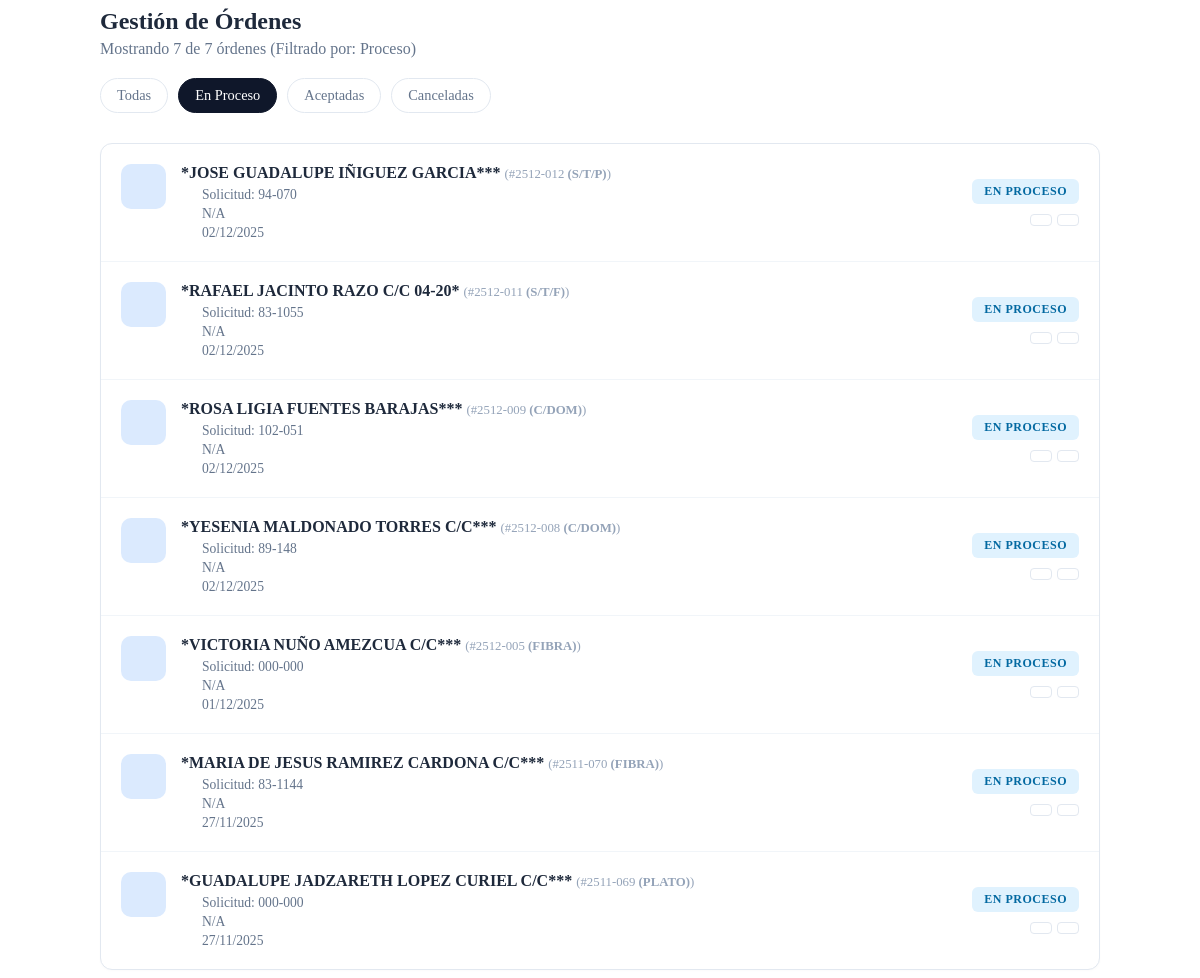
/vistas/ordenes.php?vista=ordenes&filtro=proceso&pag=1, run on an earlier commit of the app's database.
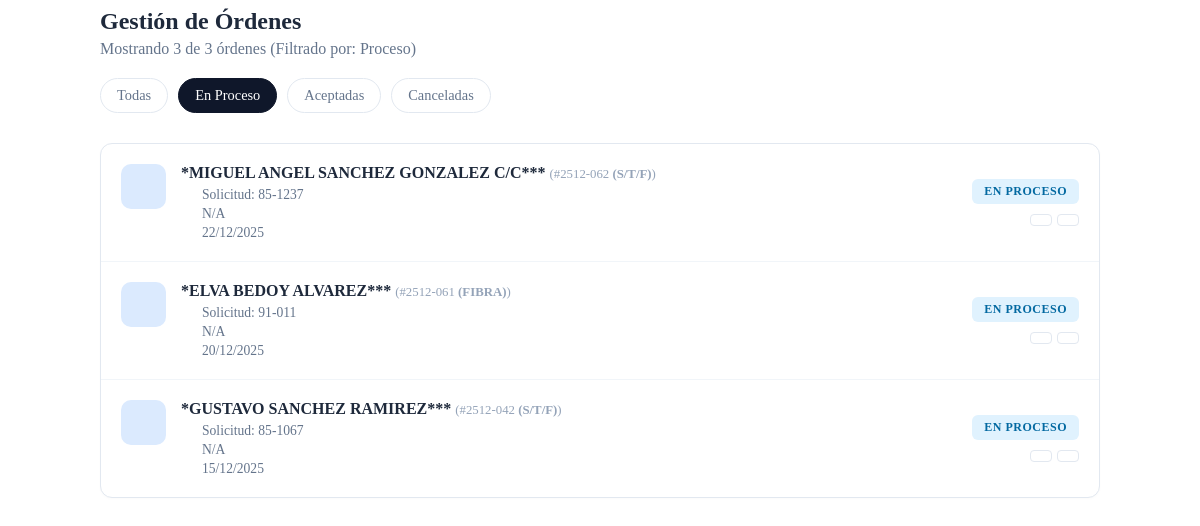
And on a later commit of the database.
### tables this page shows
CREATE TABLE `ordenes` (
  `id` int(11) NOT NULL,
  `numero_solicitud` varchar(20) NOT NULL,
  `numero_orden` varchar(25) NOT NULL,
  `fk_cliente` int(11) DEFAULT NULL,
  `fk_etiqueta` int(11) DEFAULT NULL,
  `costo_servicio` decimal(11,2) DEFAULT NULL,
  `anotaciones` text DEFAULT NULL,
  `referencia` text DEFAULT NULL,
  `fecha_aceptado` date DEFAULT NULL,
  `status` enum('En proceso','Aceptado','Cancelado') DEFAULT 'En proceso',
  `fecha_registro` date DEFAULT NULL
);

CREATE TABLE `clientes` (
  `id` int(11) NOT NULL,
  `numero` varchar(20) NOT NULL,
  `nombre` varchar(255) DEFAULT NULL,
  `usuario` varchar(50) DEFAULT NULL,
  `correo` varchar(100) DEFAULT NULL,
  `password` varchar(255) DEFAULT NULL,
  `direccion` text DEFAULT NULL,
  `telefono_1` varchar(50) DEFAULT NULL,
  `telefono_1_whatsapp` varchar(50) NOT NULL,
  `telefono_2` varchar(50) DEFAULT NULL,
  `telefono_2_whatsapp` varchar(50) NOT NULL,
  `link_mapa` text DEFAULT NULL,
  `nota` text DEFAULT NULL,
  `fecha_registro` date DEFAULT NULL
);

### vistas/ordenes.php (the view, shortened to what this page needs)
<?php
$filtro = isset($_GET['filtro']) ? $_GET['filtro'] : 'todos';
$condicion_sql = "";
if ($filtro == 'proceso')     $condicion_sql = " WHERE o.status = 'En proceso'";
elseif ($filtro == 'aceptado') $condicion_sql = " WHERE o.status = 'Aceptado'";
elseif ($filtro == 'cancelado')$condicion_sql = " WHERE o.status = 'Cancelado'";
$registros_por_pagina = 10;
$pagina_actual = isset($_GET['pag']) && is_numeric($_GET['pag']) ? (int)$_GET['pag'] : 1;
$inicio_query = ($pagina_actual - 1) * $registros_por_pagina;
$sql_count = "SELECT COUNT(*) as total FROM ordenes o $condicion_sql";
$res_count = $conn->query($sql_count);
$row_count = $res_count->fetch_assoc();
$total_registros = $row_count['total'];
$sql_data = "SELECT o.*, c.nombre AS nombre_cliente, c.direccion AS direccion_cliente
             FROM ordenes o
             LEFT JOIN clientes c ON o.fk_cliente = c.id
             $condicion_sql
             ORDER BY o.id DESC
             LIMIT $inicio_query, $registros_por_pagina";
$result = $conn->query($sql_data);
?>
<div class="orders-wrapper view-shell">
    <div class="page-header">
        <h2>Gestión de Órdenes</h2>
        <p style="color: #64748B; margin-top: 5px;">
            Mostrando <?php echo $result->num_rows; ?> de <?php echo $total_registros; ?> órdenes
            <?php if($filtro != 'todos') echo "(Filtrado por: ".ucfirst($filtro).")"; ?>
        </p>
    </div>
    <div class="status-tabs">
        <a href="?vista=ordenes&filtro=todos&pag=1" class="tab-link <?php echo $filtro == 'todos' ? 'active' : ''; ?>">Todas</a>
        <a href="?vista=ordenes&filtro=proceso&pag=1" class="tab-link <?php echo $filtro == 'proceso' ? 'active' : ''; ?>">En Proceso</a>
        <a href="?vista=ordenes&filtro=aceptado&pag=1" class="tab-link <?php echo $filtro == 'aceptado' ? 'active' : ''; ?>">Aceptadas</a>
        <a href="?vista=ordenes&filtro=cancelado&pag=1" class="tab-link <?php echo $filtro == 'cancelado' ? 'active' : ''; ?>">Canceladas</a>
    </div>
    <div class="card-box">
        <?php if ($result && $result->num_rows > 0): ?>
            <?php while($orden = $result->fetch_assoc()): ?>
                <?php
                    $icon_class = 'bg-res';
                    $estatus = isset($orden['status']) ? $orden['status'] : 'Nuevo';
                    $st_class = 'st-default';
                    if($estatus == 'En proceso') { $st_class = 'st-proceso'; }
                    $nombre_cliente = isset($orden['nombre_cliente']) ? $orden['nombre_cliente'] : 'Cliente Desconocido';
                ?>
                <div class="order-item">
                    <div class="order-main">
                        <div class="plan-icon <?php echo $icon_class; ?>">
                        </div>
                        <div class="order-details">
                            <h4>
                                <?php echo htmlspecialchars($nombre_cliente); ?>
                                <span style="font-weight:normal; font-size:0.8rem; color:#94A3B8;">(#<?php echo $orden['numero_orden']; ?>)</span>
                            </h4>
                            <div class="order-meta">
                                <div class="meta-row">
                                    Solicitud: <?php echo htmlspecialchars($orden['numero_solicitud']); ?>
                                </div>
                                <div class="meta-row">
                                    <?php echo htmlspecialchars($orden['referencia'] ?? 'Sin referencia'); ?>
                                </div>
                                <div class="meta-row">
                                    <?php echo isset($orden['fecha_registro']) ? date('d/m/Y', strtotime($orden['fecha_registro'])) : '---'; ?>
                                </div>
                            </div>
                        </div>
                    </div>
                    <div class="order-actions">
                        <span class="status-badge <?php echo $st_class; ?>"><?php echo $estatus; ?></span>
                        <div class="action-group">
                            <?php if($estatus == 'En proceso'): ?>
                                <a href="?vista=ordenes&id=<?php echo $orden['id']; ?>&accion=Aceptado&filtro=<?php echo $filtro; ?>&pag=<?php echo $pagina_actual; ?>" class="btn-mini" style="color:green;" title="Aceptar">
                                </a>
                                <a href="?vista=ordenes&id=<?php echo $orden['id']; ?>&accion=Cancelado&filtro=<?php echo $filtro; ?>&pag=<?php echo $pagina_actual; ?>" class="btn-mini" style="color:red;" title="Cancelar">
                                </a>
                            <?php endif; ?>
                        </div>
                    </div>
                </div>
            <?php endwhile; ?>
        <?php endif; ?>
    </div>
</div>

What changed in the data, as far as the page shows it:
no longer on this page (row edited): ordenes: fk_cliente.nombre "*JOSE GUADALUPE IÑIGUEZ GARCIA***", numero_orden "2512-012 (S/T/P)", numero_solicitud "94-070", referencia "N/A", fecha_registro "02/12/2025", status "EN PROCESO"
no longer on this page (row edited): ordenes: fk_cliente.nombre "*RAFAEL JACINTO RAZO C/C 04-20*", numero_orden "2512-011 (S/T/F)", numero_solicitud "83-1055", referencia "N/A", fecha_registro "02/12/2025", status "EN PROCESO"
no longer on this page (row edited): ordenes: fk_cliente.nombre "*ROSA LIGIA FUENTES BARAJAS***", numero_orden "2512-009 (C/DOM)", numero_solicitud "102-051", referencia "N/A", fecha_registro "02/12/2025", status "EN PROCESO"
no longer on this page (row edited): ordenes: fk_cliente.nombre "*YESENIA MALDONADO TORRES C/C***", numero_orden "2512-008 (C/DOM)", numero_solicitud "89-148", referencia "N/A", fecha_registro "02/12/2025", status "EN PROCESO"
no longer on this page (row edited): ordenes: fk_cliente.nombre "*VICTORIA NUÑO AMEZCUA C/C***", numero_orden "2512-005 (FIBRA)", numero_solicitud "000-000", referencia "N/A", fecha_registro "01/12/2025", status "EN PROCESO"
no longer on this page (row edited): ordenes: fk_cliente.nombre "*MARIA DE JESUS RAMIREZ CARDONA C/C***", numero_orden "2511-070 (FIBRA)", numero_solicitud "83-1144", referencia "N/A", fecha_registro "27/11/2025", status "EN PROCESO"
no longer on this page (row edited): ordenes: fk_cliente.nombre "*GUADALUPE JADZARETH LOPEZ CURIEL C/C***", numero_orden "2511-069 (PLATO)", numero_solicitud "000-000", referencia "N/A", fecha_registro "27/11/2025", status "EN PROCESO"
added ordenes: fk_cliente.nombre "*MIGUEL ANGEL SANCHEZ GONZALEZ C/C***", numero_orden "2512-062 (S/T/F)", numero_solicitud "85-1237", referencia "N/A", fecha_registro "22/12/2025", status "EN PROCESO"
added ordenes: fk_cliente.nombre "*ELVA BEDOY ALVAREZ***", numero_orden "2512-061 (FIBRA)", numero_solicitud "91-011", referencia "N/A", fecha_registro "20/12/2025", status "EN PROCESO"
added ordenes: fk_cliente.nombre "*GUSTAVO SANCHEZ RAMIREZ***", numero_orden "2512-042 (S/T/F)", numero_solicitud "85-1067", referencia "N/A", fecha_registro "15/12/2025", status "EN PROCESO"
Also different on the page:
$result->num_rows: "7" → "3"
$total_registros: "7" → "3"
